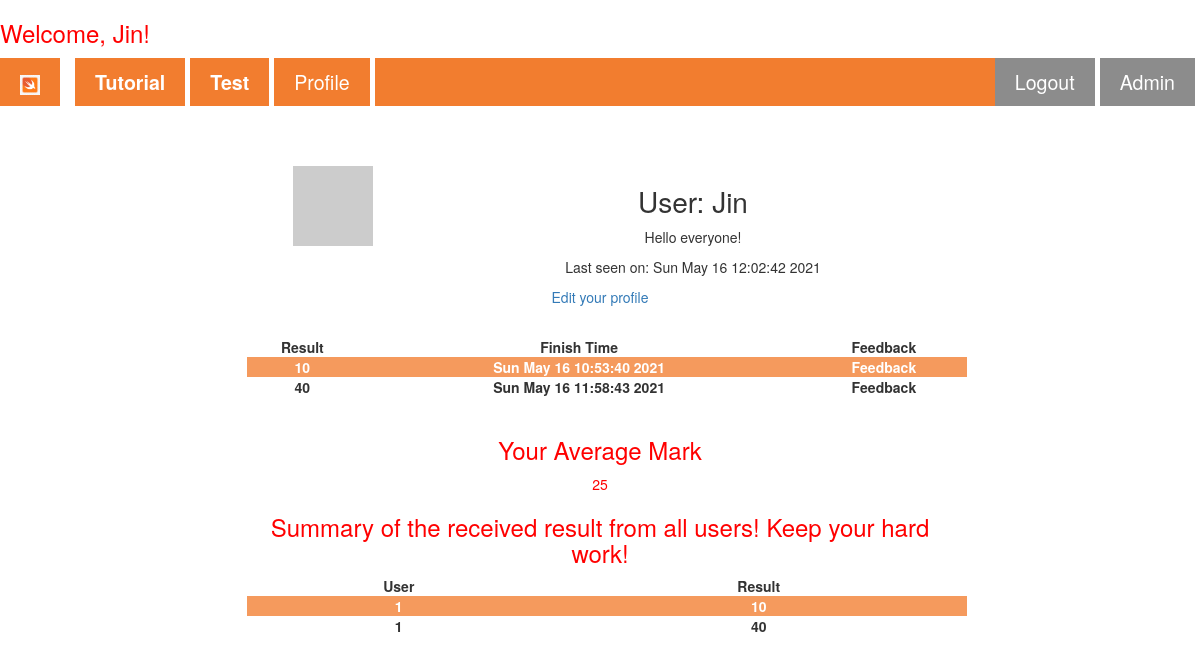
/user/Jin (signed in), run on the app's committed database.
### app/models.py (models this page shows, shortened)
class User(UserMixin, db.Model):
    id = db.Column(db.Integer, primary_key=True)
    username = db.Column(db.String(64), index=True, unique=True)
    email = db.Column(db.String(120), index=True, unique=True)
    password_hash = db.Column(db.String(128))
    about_me = db.Column(db.String(140))
    last_seen = db.Column(db.String(140))
    posts = db.relationship('Post', backref='author', lazy='dynamic')
    def avatar(self, size): # Add avatar to one user #
        digest = md5(self.email.lower().encode('utf-8')).hexdigest()
        return 'https://www.gravatar.com/avatar/{}?d=identicon&s={}'.format(
            digest, size)

class Post(UserMixin,db.Model):
    id = db.Column(db.Integer, primary_key=True)
    Mark = db.Column(db.Integer)
    Finish_Time = db.Column(db.String(140), index=True)
    Feedback = db.Column(db.String(1000))
    user_id = db.Column(db.Integer, db.ForeignKey('user.id'))

### app/routes.py (the view)
@app.route('/user/<username>')
@login_required
def user(username):
    list=[]
    average = 0
    user = User.query.filter_by(username=username).first_or_404()
    try:
        mark=Post.query.filter_by(user_id=user.id)[-1]
        allmark=Post.query.filter_by(user_id=user.id).all()
        all=Post.query.all()
        for i in allmark:
            list.append(i.Mark)
        for i in list:
            average+=int(i)
        average=average/len(list)
        average=int(average)
        return render_template('user.html', user=user, mark=mark, all=all,average=average, allmark=allmark)
    except IndexError as e:
        flash("No profile shown, please do the test firstly!")
        return render_template("home.html")

### app/models.py (called while the page is built)
@login.user_loader
def load_user(id):
    return User.query.get(int(id))

### app/routes.py (called while the page is built)
@app.before_request
def before_request():
    if current_user.is_authenticated:
        today = datetime.now()
        timed=today.strftime("%c")
        current_user.last_seen = timed
        db.session.commit()

### app/templates/user.html (shortened to what this page needs)
{% extends "base.html" %}
{% block articles %}
<div class="formcontainer" style="border: none; margin-top: 5%;">
  <table>
    <tr valign="top">
        <td><img src="{{ user.avatar(128) }}"></td>
        <td>
            <h1>User: {{ user.username }}</h1>
            {% if user.about_me %}<p>{{ user.about_me }}</p>{% endif %}
            {% if user.last_seen %}<p>Last seen on: {{ user.last_seen }}</p>{% endif %}
        </td>
    </tr>
  </table>
  {% if user == current_user %}
  <p class="redp"><a href="{{ url_for('edit_profile') }}">Edit your profile</a></p>
  {% endif %}
  <br>
  <table>
    <tr valign="top">
      <td><b>Result</b></td>
      <td><b>Finish Time</b></td>
      <td><b>Feedback</b></td>
    </tr>
    {% for j in allmark%}
    <tr>
      <td><b>{{j.Mark}}</b></td>
      <td><b>{{j.Finish_Time}}</b></td>
      <td>
        <details>
          <summary><b>Feedback</b></summary>
        </details>
      </td>
    </tr>
    {% endfor %}
  </table><br>
  <h3 class="redp">Your Average Mark</h3>
  <p class="redp">{{average}}</p>
  <h3 class="redp">Summary of the received result from all users! Keep your hard work!</h3>
  <table>
    <tr valign="top">
      <td><b>User</b></td>
      <td><b>Result</b></td>
    </tr>
    {% for i in all %}
    <tr>
      <td><b>{{i.user_id}}</b></td>
      <td><b>{{i.Mark}}</b></td>
    </tr>
    {% endfor %}
  </table>
</div>
{% endblock %}

### app/templates/base.html (shortened to what this page needs)
<!DOCTYPE html>
<html lang="en">
<head>
    <link rel="stylesheet" href="https://maxcdn.bootstrapcdn.com/bootstrap/3.4.0/css/bootstrap.min.css"/>
    <link rel="stylesheet" href="{{ url_for('static', filename='nav_css.css')}}">
</head>
<body>
  {% if current_user.is_authenticated %}
  <h3 class="redp">Welcome, {{ current_user.username }}!</h3>
  {% endif %}
    <nav class="sticky">
        <ul class="ul_mainstyle">
            <li><a href="/"><img src="{{ url_for('static', filename='/Image/swift_icon.png')}}" alt="home icon"></a>
            </li>
            <li><a href="/Setup"><b>Tutorial</b></a></li>
            <li><a href="/Test"><b>Test</b></a></li>
            {% if not current_user.is_anonymous %}
            <li>
              <a href="{{ url_for('user', username=current_user.username) }}">Profile</a>
            </li>
            {% endif %}
            <li class="loginbutton">
              <a href="{{ url_for('adminpage') }}">Admin</a>
            </li>
            {% if current_user.is_anonymous %}
            <li class="loginbutton">
              <a href="{{ url_for('login') }}"><b>Login</b></a>
            </li>
            {% else %}
            <li class="loginbutton">
              <a href="{{ url_for('logout') }}">Logout</a>
            </li>
            {% endif %}
        </ul>
      </nav>
      {% block articles %}{% endblock %}
</body>
</html>

### app/static/nav_css.css (style rules this page uses)
html { font-family: Arial, Helvetica, sans-serif; line-height: 2; }
a { text-decoration: none; }
body { counter-reset: section; }
.formcontainer { text-align: center; }
.loginbutton { background-color: grey; color: white; float: right; }
nav ul.ul_mainstyle { margin: 1% 0 0 0; padding: 0; overflow: hidden; background-color: rgb(241, 112, 25); list-style-type: none; }
nav ul li { float: left; border-right: solid 5px white; }
li:first-of-type { border-right: solid 15px white; }
nav ul li a { display: block; color: white; text-align: center; text-decoration: none; padding: 10px 20px 10px; font-size: 140%; }
nav ul li img { height: 20px; width: auto; }
.sticky { position: sticky; top: 0; width: 100%; z-index: 10; opacity: 0.9; }
.redp { color: red; }
tr:nth-child(even) { background-color: rgb(241, 112, 25); color: white; opacity: 0.7; }
h1 { font-size: 200%; }
table { border-collapse: collapse; width: 100%; margin-left: 1%; }
.formcontainer { margin: auto; margin-top: 1%; width: 60%; border: 1px solid grey; padding: 70 50 50 50; text-align: center; border-radius: 10px; }

### data on the page
User: username "Jin", about_me "Hello everyone!", last_seen "Sun May 16 12:02:42 2021"
Post: Mark "10", Finish_Time "Sun May 16 10:53:40 2021", user_id "1"
Post: Mark "40", Finish_Time "Sun May 16 11:58:43 2021", user_id "1"

### other printed values
{{ average }} "25"
